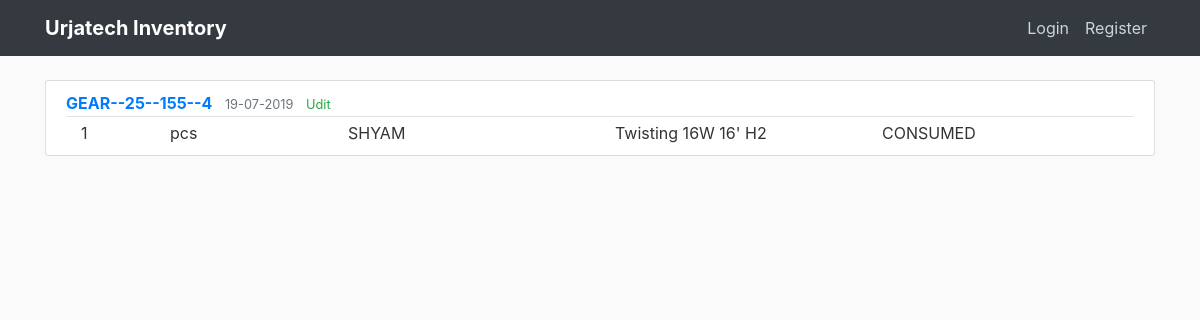
/post/1, run on the app's committed database.
### flaskblog/models.py (models this page shows, shortened)
class Post(db.Model):
    id = db.Column(db.Integer, primary_key=True)
    material_id = db.Column(db.String(50), nullable=False)
    numbers_issued = db.Column(db.Integer)
    unit = db.Column(db.String(10))
    person = db.Column(db.String(20))
    location = db.Column(db.String(50))
    type_issued = db.Column(db.String(20))
    date_posted = db.Column(db.DateTime, nullable=False, default=datetime.now)
    user_id = db.Column(db.Integer, db.ForeignKey('user.id'))

class User(db.Model, UserMixin):
    id = db.Column(db.Integer, primary_key=True)
    name = db.Column(db.String(30), nullable=False)
    username = db.Column(db.String(20), unique=True, nullable=False)
    email = db.Column(db.String(100), unique=True, nullable=False)
    image_file = db.Column(db.String(20), nullable=False, default='56c6632a3ab0abec.jpg')
    password = db.Column(db.String(60), nullable=False)
    posts = db.relationship('Post', backref='author', lazy=True)

### flaskblog/routes.py (the view)
@app.route("/post/<int:post_id>")
def post(post_id):
    post = Post.query.get_or_404(post_id)
    return render_template('post.html', title=post.material_id, post=post)

### flaskblog/templates/post.html (shortened to what this page needs)
{% extends "layout.html" %}
{% block content %}
    <article class="media content-section">
        <div class="media-body">
            <div class="article-metadata">
                <a class="mr-2 text-uppercase font-weight-bold" href="#">{{ post.material_id }}</a>
                <small class="text-muted">{{ post.date_posted.strftime('%d-%m-%Y') }}</small>
                <small class="ml-2 text-success">{{ post.author.name }}</small>
            </div>
            <div class="container mr-1">
              <div class="row">
                <div class="col-1">
                  {{ post.numbers_issued }}
                </div>
                <div class="col-2">
                  {{ post.unit }}
                </div>
                <div class="col-3">
                  {{ post.person }}
                </div>
                <div class="col-3">
                  {{ post.location }}
                </div>
                <div class="col-1">
                  {{ post.type_issued }}
                </div>
              </div>
        </div>
    </article>
{% endblock content %}

### flaskblog/static/main.css (style rules this page uses)
body { background: #fafafa; color: #333333; margin-top: 5rem; }
.content-section { background: #ffffff; padding: 10px 20px; border: 1px solid #dddddd; border-radius: 3px; margin-bottom: 20px; }
.article-metadata { padding-bottom: 1px; margin-bottom: 4px; border-bottom: 1px solid #e3e3e3 }

### data on the page
Post: material_id "GEAR--25--155--4", date_posted "19-07-2019", numbers_issued "1", unit "pcs", person "SHYAM", location "Twisting 16W 16' H2", type_issued "CONSUMED"
User: author.name "Udit"
